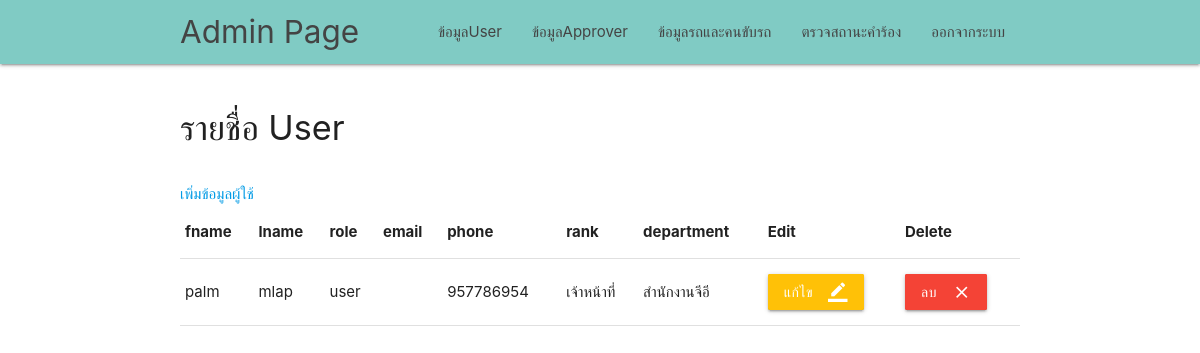
Before: /admin_renovate/admin_page.php (signed in) with the older database file.
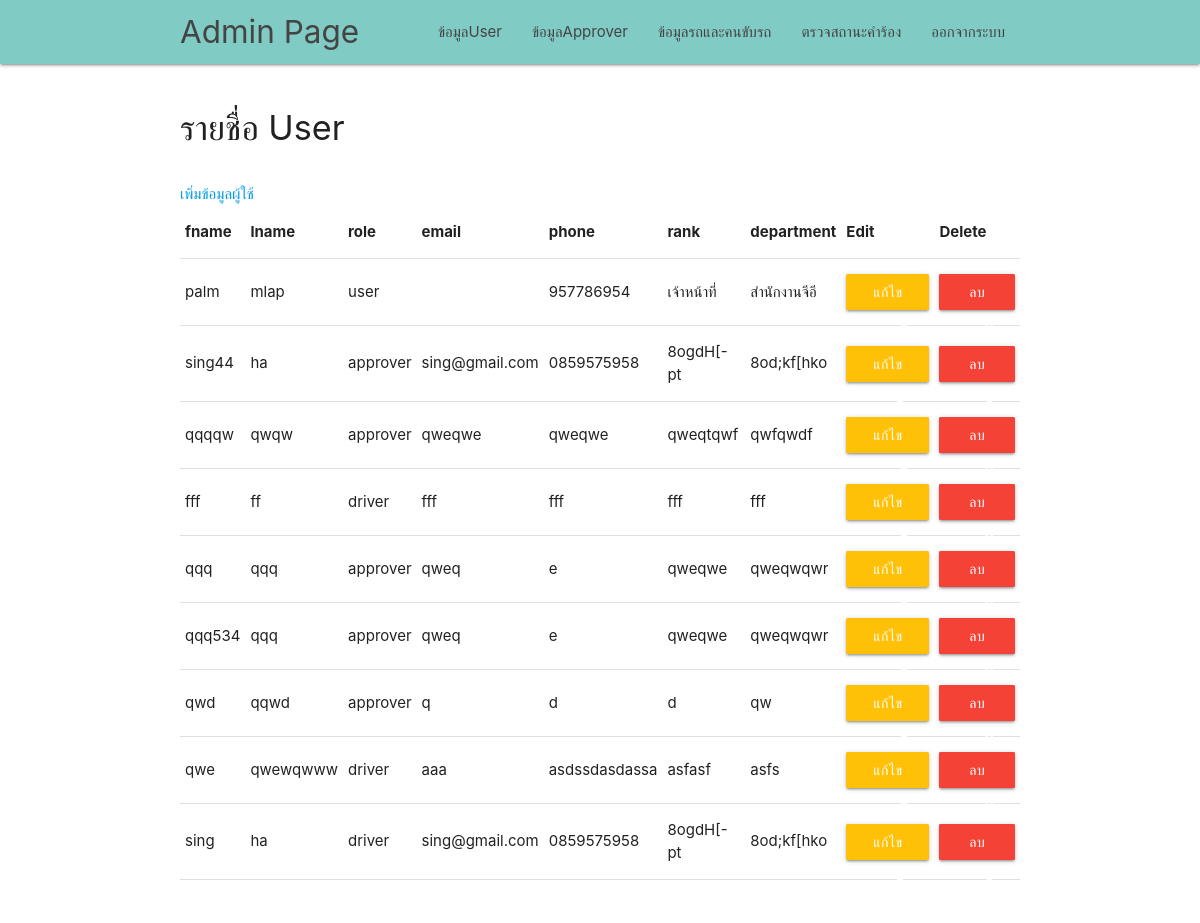
After: the same page with the newer database file.
### tables this page shows
CREATE TABLE `user` (
  `id` varchar(255) NOT NULL,
  `password` text NOT NULL,
  `fname` text NOT NULL,
  `lname` text NOT NULL,
  `role` text NOT NULL,
  `email` text NOT NULL,
  `phone` text NOT NULL,
  `rank` text NOT NULL,
  `department` text NOT NULL
);

### admin_renovate/admin_page.php (the view, shortened to what this page needs)
<?php
require './../server.php';
$sql = "SELECT * FROM user WHERE user.role != 'admin'";
$result = mysqli_query($connect,$sql);
?>
<!DOCTYPE html>
<html lang="en">
<head>
    <link href="../css/materialize.css" type="text/css" rel="stylesheet" media="screen,projection" />
    <link href="../css/style.css" type="text/css" rel="stylesheet" media="screen,projection" />
</head>
<body>
    <nav class="teal lighten-3" role="navigation">
        <div class="nav-wrapper container">
            <a id="logo-container" href="admin_page.php" class="brand-logo">Admin Page</a>
            <ul class="right hide-on-med-and-down">
                <li><a href="show_user.php">ข้อมูลUser</a></li>
                <li><a href="show_approver.php">ข้อมูลApprover</a></li>
                <li><a href="show_driver_car.php">ข้อมูลรถและคนขับรถ</a></li>
                <li><a href="#">ตรวจสถานะคำร้อง</a></li>
                <li><a href="../login.php">ออกจากระบบ</a></li>
            </ul>
        </div>
    </nav>
    <div class="container">
        <br>
        <h4>รายชื่อ User</h4><br>
        <a href="admin_add_user.php" Type="button">เพิ่มข้อมูลผู้ใช้</a>
        <table class="highlight">
            <thead>
                <tr>
                    <th>fname</th>
                    <th>lname</th>
                    <th>role</th>
                    <th>email</th>
                    <th>phone</th>
                    <th>rank</th>
                    <th>department</th>
                    <th>Edit</th>
                    <th>Delete</th>
                </tr>
            </thead>
            <tbody>
            <?php while($row = mysqli_fetch_array($result)){  ?>
                <tr>
                    <td><?php echo$row['fname']?></td>
                    <td><?php echo$row['lname']?></td>
                    <td><?php echo$row['role']?></td>
                    <td><?php echo$row['email']?></td>
                    <td><?php echo$row['phone']?></td>
                    <td><?php echo$row['rank']?></td>
                    <td><?php echo$row['department']?></td>
                    <td>
                        <a>
                            <button type="submit" form="ee" class="btn pulse amber darken-4-effect amber darken-4-light">แก้ไข
                                <i class="material-icons right">border_color</i>
                            </button>
                        </a>
                    </td>
                    <td>
                        <a>
                            <button id="lob" type="submit" form="ee" class="btn pulse red accent-4-effect red accent-4-light">ลบ
                                <i class="material-icons right">close</i>
                            </button>
                        </a>
                    </td>
                </tr>
                <?php } ?>
            </tbody>
        </table>
    </div><br><br><br>
</body>
</html>

### css/style.css (style rules this page uses)
nav ul a, nav .brand-logo { color: #444; }

### admin_renovate/admin_page.php (style rules this page uses)
#lob { background color: red ; }

Changed rows visible on the page:
added user: fname "sing44", lname "ha", role "approver", email "sing@gmail.com", phone "0859575958", rank "8ogdH[-pt", department "8od;kf[hko"
added user: fname "qqqqw", lname "qwqw", role "approver", email "qweqwe", phone "qweqwe", rank "qweqtqwf", department "qwfqwdf"
added user: fname "fff", lname "ff", role "driver", email "fff", phone "fff", rank "fff", department "fff"
added user: fname "qqq", lname "qqq", role "approver", email "qweq", phone "e", rank "qweqwe", department "qweqwqwr"
added user: fname "qqq534", lname "qqq", role "approver", email "qweq", phone "e", rank "qweqwe", department "qweqwqwr"
added user: fname "qwd", lname "qqwd", role "approver", email "q", phone "d", rank "d", department "qw"
added user: fname "qwe", lname "qwewqwww", role "driver", email "aaa", phone "asdssdasdassa", rank "asfasf", department "asfs"
added user: fname "sing", lname "ha", role "driver", email "sing@gmail.com", phone "0859575958", rank "8ogdH[-pt", department "8od;kf[hko"
